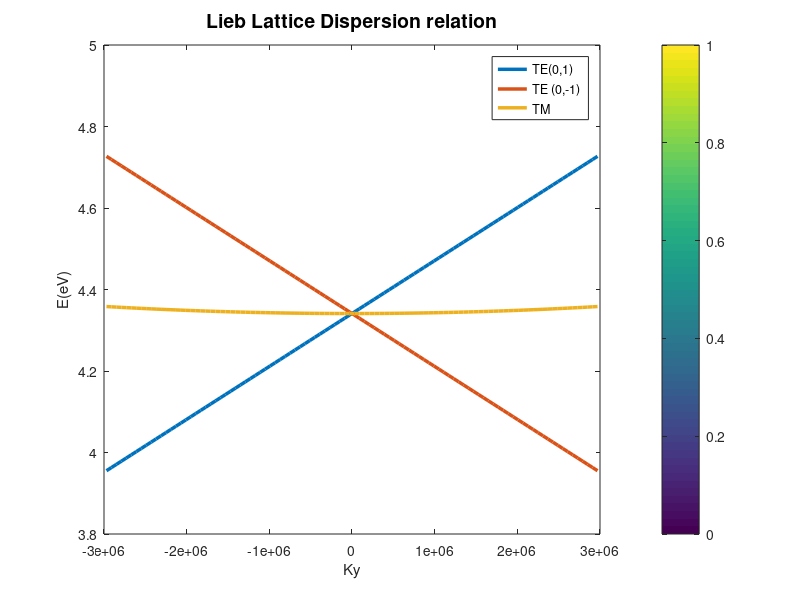

Source code (MATLAB):
%%  Geometry dependence of surface lattice resonances in plasmonic nanoparticle arrays
%% INITIALIZE
close all 
clc
clear all
%******************
%******************
%% DASHBOARD 
%******************
% speed of light 
c = 3.0e8; 
% momentum for periodicity 375nm
pg = 188e-9;
px = 415e-9;
py = 375e-9;

% refractive index of the material
n = 1.52; 
% Assumed charge
e1 = 1; 
% planck's constant in elctron_Volt(eV) 
hev = 4.135e-15/(2*pi); 
% Angle of incidence of the incoming light source
theta = pi/2; 
% ky space in the reciprocal space
S1 = 3e6; 
integer_multiple =1; 
N_points = 100; 

%******************
%% OPEN FIGURE 
figure('Color', 'w');
%******************

%******************
%% KY and KX values 
%******************
dx1 = 2*S1/N_points;
ky = [0:N_points-1]*dx1; ky = ky-mean(ky);
kx = ky; 

%******************
%% G parameters 
%******************
G_parameter =  integer_multiple*2*pi/pg;
G_parameter_x =  integer_multiple*2*pi/px;
G_parameter_y = integer_multiple*2*pi/py;

%******************
%% TE Mode 
%****************** 
E = ((hev*c)/n).*abs(ky + G_parameter); 
plot(ky, E, 'Linewidth', 2.5);
hold on 
plot(ky, sort(E, 'descend'), 'Linewidth', 2.5);

%******************
%% TE Mode 
%****************** 

E_TM = ((hev*c)/n).*sqrt(abs(ky.^2 + G_parameter^2)); 
plot(ky, real(E_TM), 'LineWidth', 2.5); 
xlabel('Ky'); ylabel('E(eV)'); title('Lieb Lattice Dispersion relation', 'FontSize', 14); 
legend('TE(0,1)','TE (0,-1)', 'TM'); 
colorbar



%cone formations codes
% conefun = @(x,y,z0,phi) z0 - sqrt(x.^2 + y.^2)*cotd(phi/2);
% fsurf(@(x,y) conefun(x,y,10,90))
% axis equal